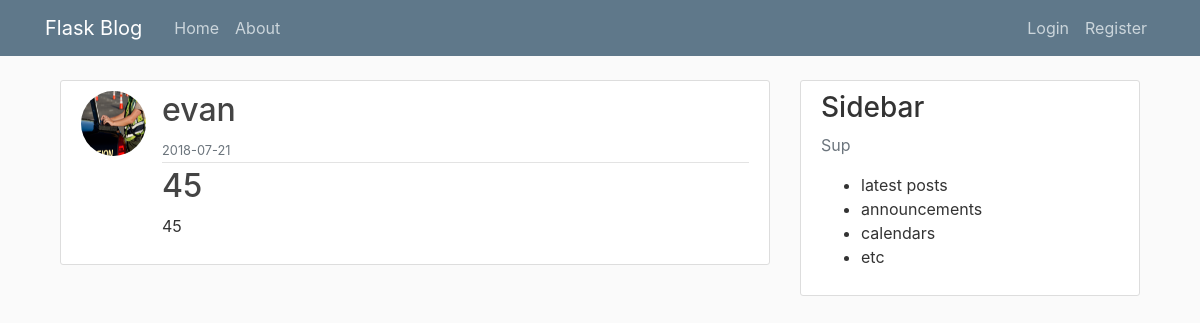
The app's page /post/22 with its own data.
### flask_blog/models.py (models this page shows, shortened)
class User(db.Model, UserMixin):
    id = db.Column(db.Integer, primary_key=True)
    username = db.Column(db.String(20), unique=True, nullable=False)
    email = db.Column(db.String(120), unique=True, nullable=False)
    image_file = db.Column(db.String(20), nullable=False, default='default.jpg')
    password = db.Column(db.String(60), nullable=False)
    posts = db.relationship('Post', backref='author', lazy=True)

class Post(db.Model):
    id = db.Column(db.Integer, primary_key=True)
    title = db.Column(db.String(100), nullable=False)
    date_posted = db.Column(db.DateTime, nullable=False, default=datetime.utcnow)
    content = db.Column(db.Text, nullable=False)
    user_id = db.Column(db.Integer, db.ForeignKey('user.id'), nullable=False)

### flask_blog/routes.py (the view)
@app.route('/post/<int:post_id>')
def post(post_id):
    post = Post.query.get_or_404(post_id)
    return render_template('post.html', title=post.title, post=post)

### flask_blog/templates/post.html (shortened to what this page needs)
{% extends 'layout.html' %}
{% block content %}
    <article class="media content-section">
        <img class="rounded-circle article-img"
             src="{{ url_for('static', filename='profile_pics/' + post.author.image_file) }}" alt="">
        <div class="media-body">
            <div class="article-metadata">
                <h2 class="mr-2" href="#">{{ post.author.username }}</h2>
                <small class="text-muted">{{ post.date_posted.strftime('%Y-%m-%d') }}</small>
            </div>
            <h2><a class="article-title" href="#">{{ post.title }}</a></h2>
            <p class="article-content">{{ post.content }}</p>
        </div>
    </article>
{% endblock content %}

### flask_blog/static/main.css (style rules this page uses)
body { background: #fafafa; color: #333333; margin-top: 5rem; }
h1, h2, h3, h4, h5, h6 { color: #444444; }
.content-section { background: #ffffff; padding: 10px 20px; border: 1px solid #dddddd; border-radius: 3px; margin-bottom: 20px; }
.article-title { color: #444444; }
.article-content { white-space: pre-line; }
.article-img { height: 65px; width: 65px; margin-right: 16px; }
.article-metadata { padding-bottom: 1px; margin-bottom: 4px; border-bottom: 1px solid #e3e3e3 }

### records on screen
User: image_file (picture), author.username "evan"
Post: date_posted "2018-07-21", title "45", content "45"
